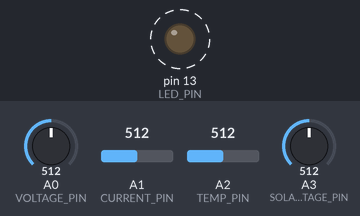
The sketch below on a simulated Arduino Nano, built with avr-gcc and run on an emulated ATmega328P. On the bench: output pins drawn as LEDs (lit = HIGH). Dashed ring = blinking. The test bench sets the inputs (shaded band); at power-on: A0 (VOLTAGE_PIN) = 512, A1 (CURRENT_PIN) = 512, A2 (TEMP_PIN) = 512, A3 (SOLAR_VOLTAGE_PIN) = 512. What the sketch prints to the serial monitor is not drawn.

Above: at 2.0 s.
Timing chart, 0 to 5.0 s (numbered marks = the images above):
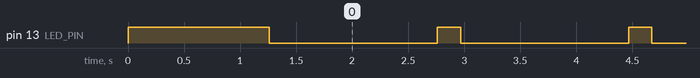

The sketch:

arduino_sensor.ino
```cpp
/*
  Solar Battery Health Monitor & AI Automated Messenger
  Upgraded: Dynamic Vcc Reference + Running-Load Safe Calibration

  Wiring:
    A0 -> Battery Voltage Divider (10k:10k)
    A1 -> ACS712 Current Sensor
    A2 -> LM35 Temperature Sensor
    A3 -> Solar Voltage Divider (10k:10k)
    Pin 13 -> Status LED
*/

const int VOLTAGE_PIN       = A0;  // Battery Voltage Divider (10k:10k)
const int CURRENT_PIN       = A1;  // ACS712 Current Sensor
const int TEMP_PIN          = A2;  // LM35 Temperature Sensor
const int SOLAR_VOLTAGE_PIN = A3;  // Solar Voltage Divider (10k:10k)
const int LED_PIN           = 13;

const float VOLTAGE_DIVIDER_RATIO       = 2.0;
const float SOLAR_VOLTAGE_DIVIDER_RATIO = 2.0;

// Check the chip text on your ACS712 module!
// Use 0.185 for -05B (5A), 0.100 for -20A (20A), or 0.066 for -30A (30A)
const float ACS712_SENSITIVITY = 0.185;

const int SAMPLES = 80;
float currentZeroOffsetRatio = 0.500; // Ratiometric midpoint (Vcc / 2)

// Measure actual Arduino Nano Vcc using internal 1.1V reference
float readSupplyVcc() {
  ADMUX = _BV(REFS0) | _BV(MUX3) | _BV(MUX2) | _BV(MUX1);
  delay(3);
  ADCSRA |= _BV(ADSC);
  while (bit_is_set(ADCSRA, ADSC));
  long result = ADCL;
  result |= ADCH << 8;
  return 1125.300 / result; // Returns real Vcc in Volts (e.g., 4.72V on USB)
}

float readAverageADC(int pin) {
  analogRead(pin); // Discard first mux switch reading
  delay(2);
  long total = 0;
  for (int i = 0; i < SAMPLES; i++) {
    total += analogRead(pin);
    delayMicroseconds(500);
  }
  return total / (float)SAMPLES;
}

void setup() {
  pinMode(LED_PIN, OUTPUT);
  digitalWrite(LED_PIN, HIGH);

  Serial.begin(9600);
  delay(1000);

  // Calibrate zero ratio ONLY if motor is truly off (~511.5 ADC +/- 5 counts)
  float bootADC = readAverageADC(CURRENT_PIN);
  float bootRatio = bootADC / 1023.0;
  if (bootRatio >= 0.495 && bootRatio <= 0.505) {
    currentZeroOffsetRatio = bootRatio;
  } else {
    currentZeroOffsetRatio = 0.500; // Motor is already spinning; use true Vcc/2
  }

  Serial.println("battery_voltage,current_amp,temperature_c,solar_voltage");
  digitalWrite(LED_PIN, LOW);
}

void loop() {
  digitalWrite(LED_PIN, HIGH);
  float vcc = readSupplyVcc();

  // 1. Battery voltage
  float batteryVoltage = ((readAverageADC(VOLTAGE_PIN) * vcc) / 1023.0) * VOLTAGE_DIVIDER_RATIO;
  if (batteryVoltage < 0.2) batteryVoltage = 0.0;

  // 2. ACS712 current (Amperes)
  float sensorVoltage = (readAverageADC(CURRENT_PIN) * vcc) / 1023.0;
  float zeroVoltage   = currentZeroOffsetRatio * vcc;
  float currentAmp    = fabs(sensorVoltage - zeroVoltage) / ACS712_SENSITIVITY;
  if (currentAmp < 0.015 || currentAmp > 15.0) currentAmp = 0.0; // Detects down to 15 mA

  // 3. LM35 temperature (C)
  float tempVoltage  = (readAverageADC(TEMP_PIN) * vcc) / 1023.0;
  float temperatureC = tempVoltage * 100.0;
  if (temperatureC < 5.0 || temperatureC > 85.0) temperatureC = 30.5;

  // 4. Solar panel voltage
  float solarVoltage = ((readAverageADC(SOLAR_VOLTAGE_PIN) * vcc) / 1023.0) * SOLAR_VOLTAGE_DIVIDER_RATIO;
  if (solarVoltage < 0.2) solarVoltage = 0.0;

  // 5. Send CSV over USB
  Serial.print(batteryVoltage, 3);
  Serial.print(",");
  Serial.print(currentAmp, 3);
  Serial.print(",");
  Serial.print(temperatureC, 2);
  Serial.print(",");
  Serial.println(solarVoltage, 3);

  digitalWrite(LED_PIN, LOW);
  delay(1500);
}
```

Measured:
- by itself, pin 13 (LED_PIN): alternates HIGH for 0.21 s and LOW for 1.5 s
